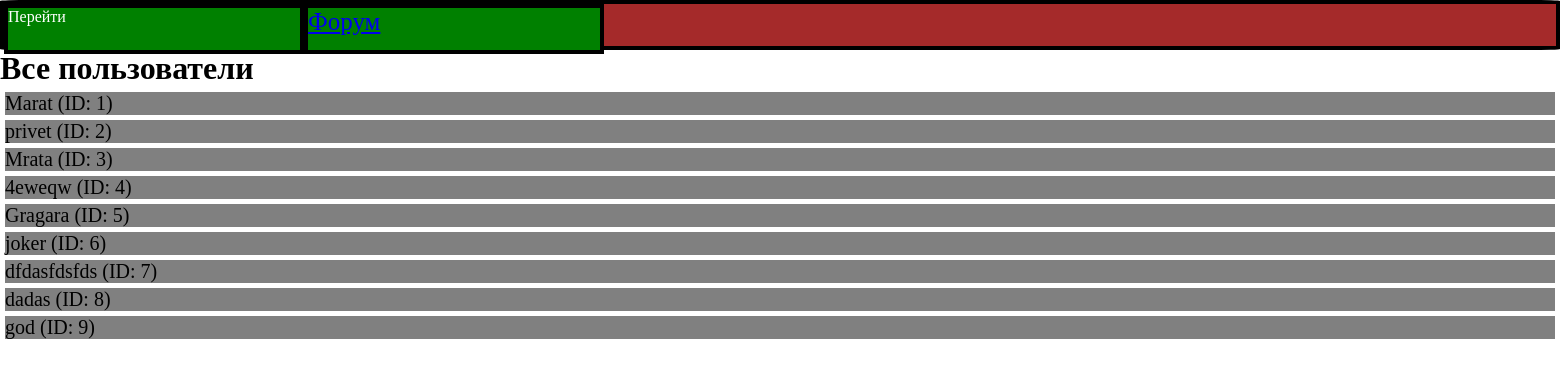
/users/, run on an earlier commit of the app's database.
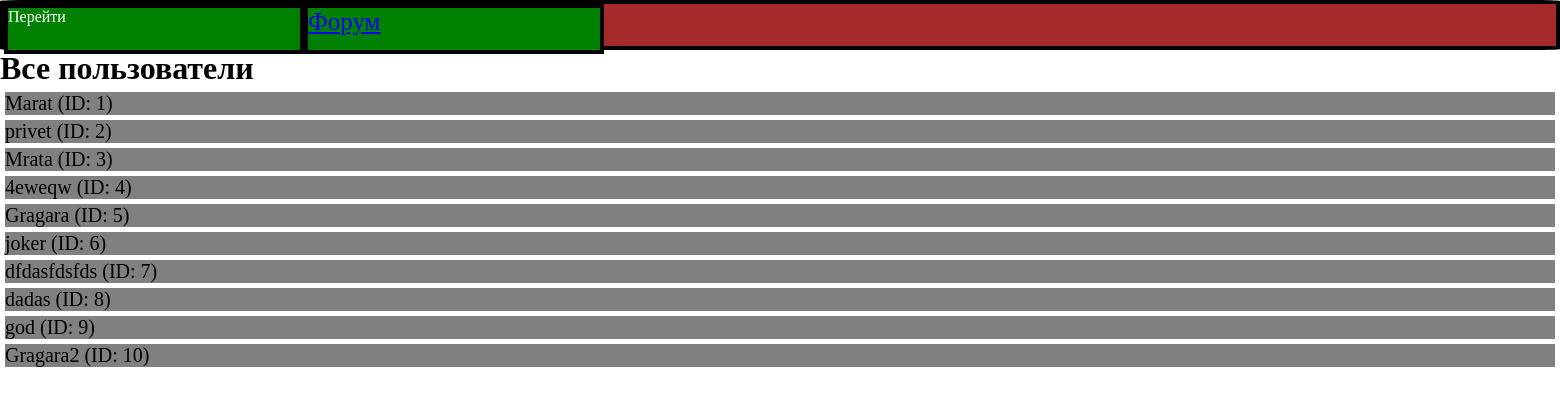
And on a later commit of the database.
### Papp/models.py (models this page shows)
class User(AbstractUser):
    pass

### Papp/views.py (the view)
# urls.py: path("users/", views.show_users, name="users"),
def show_users(request):
    users = User.objects.all()
    data = {
        'users': users
    }
    return render(request, 'Papp/users.html', data)

### Papp/templates/Papp/users.html (shortened to what this page needs)
    {% extends 'Papp/htmll.html' %}
    {%block content%}
    <h1>Все пользователи</h1>
        <ul>
        {% for user in users %}
            <li class="userss">{{ user.username }} (ID: {{ user.id }})</li>
        {% empty %}
            <li>Пользователей пока нет</li>
        {% endfor %}
        </ul>
    {%endblock%}

### Papp/templates/Papp/htmll.html (shortened to what this page needs)
<!doctype html>
{% load static %}
<html lang="en">
<head>
    <link rel="stylesheet" href="{% static 'Papp/css/stylee.css'%}"/>
</head>
<body>
<div class="hat"><div class="navigator">
    <ul>
    Перейти
    </ul>
</div>
<div class="nice"><a href="{% url 'forum'%}">Форум</a></div>
    <div><img class="moveright" src="{% static 'Papp/images/i.webp' %}"></div>
</div>
{% block content%}{% endblock %}
</body>
</html>

### Papp/static/Papp/css/stylee.css (style rules this page uses)
* { margin: 0; padding: 0; box-sizing: border-box; }
.hat { display:flex; width: 100%; background-color: brown; height: 50px; margin: 0; border: 4px solid black; border-radius: 2%; position: relative; }
.navigator { position: relative; background-color: green; height: 50px; width: 300px; margin: 0; border: 4px solid black; color: white; cursor: pointer; }
.nice { position: relative; background-color: green; height: 50px; width: 300px; margin: 0; border: 4px solid black; color: white; cursor: pointer; font-size:25px; }
.navigator ul { list-style: none; padding: 0; margin: 0; }

### Papp/templates/Papp/users.html (style rules this page uses)
.userss { font-size:20px; background-color:grey; margin:5px; }

What changed in the data, as far as the page shows it:
added User: username "Gragara2", id "10"
